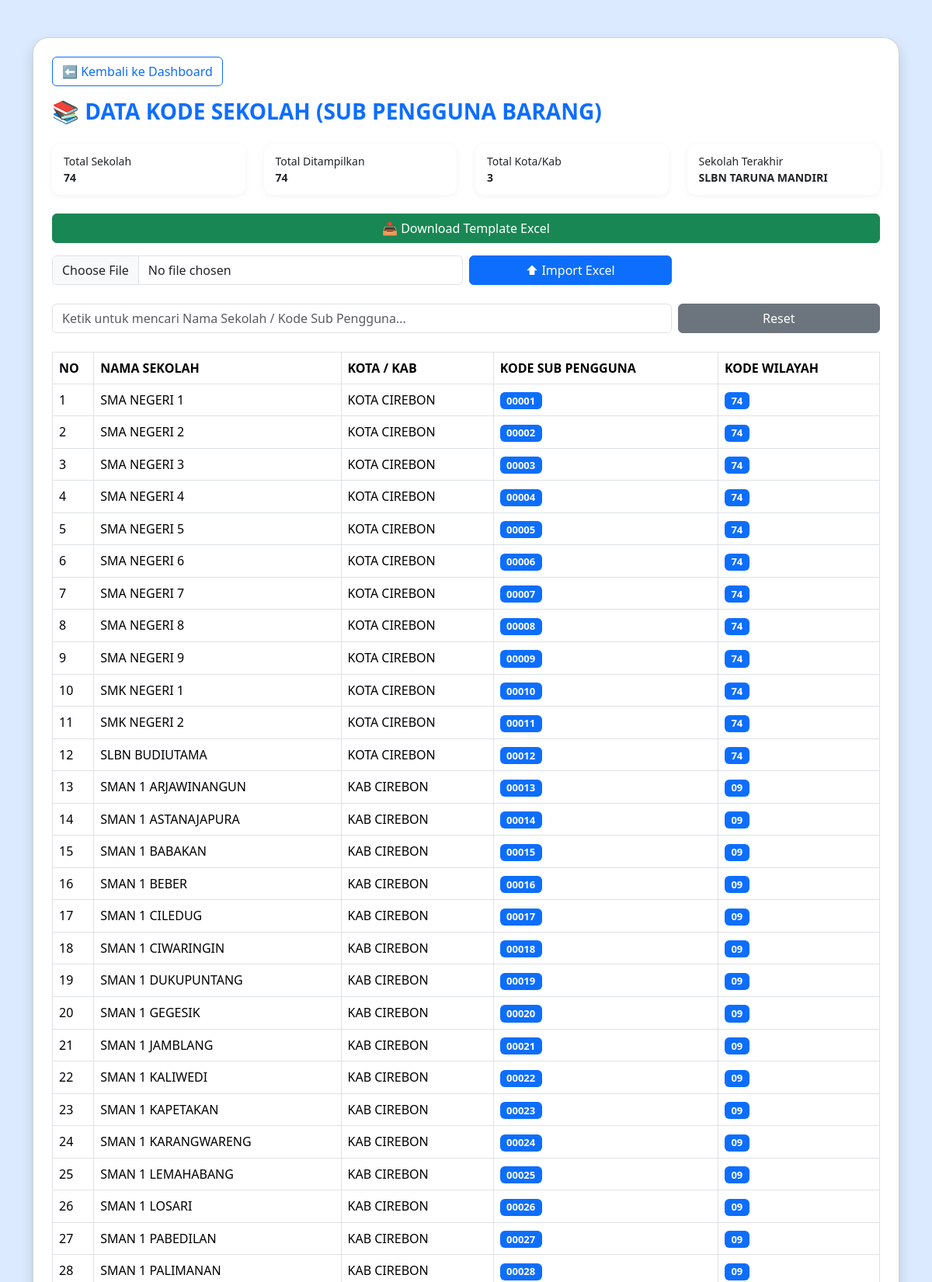
Page /kode_sekolah.php (upper part) on the committed database.
### tables this page shows
CREATE TABLE `kode_sekolah` (
  `id` int(11) NOT NULL,
  `no_urut` varchar(50) NOT NULL,
  `nama_sekolah` varchar(255) NOT NULL,
  `kota_kab` varchar(100) NOT NULL,
  `kode_sub_pengguna` varchar(10) DEFAULT '',
  `kode_wilayah` varchar(10) GENERATED ALWAYS AS (case when `kota_kab` = 'KOTA CIREBON' then '74' when `kota_kab` = 'KAB CIREBON' then '09' when `kota_kab` = 'Kuningan' then '10' else '' end) STORED,
  `id_sekolah` int(11) DEFAULT NULL
);

### kode_sekolah.php (the view, shortened to what this page needs)
<?php
$conn = mysqli_connect("localhost","root","","db_inventaris");
$cari = "";
if(isset($_GET['cari'])){
    $cari = mysqli_real_escape_string($conn,$_GET['cari']);
    $query = "SELECT * FROM kode_sekolah
              WHERE nama_sekolah LIKE '%$cari%'
              OR kode_sub_pengguna LIKE '%$cari%'
              ORDER BY kode_sub_pengguna ASC";
}else{
    $query = "SELECT * FROM kode_sekolah ORDER BY kode_sub_pengguna ASC";
}
$data = mysqli_query($conn,$query);
$total_data = mysqli_num_rows($data);
$total_all  = mysqli_num_rows(mysqli_query($conn,"SELECT * FROM kode_sekolah"));
$total_kota = mysqli_num_rows(mysqli_query($conn,"SELECT DISTINCT kota_kab FROM kode_sekolah"));
$last_input = mysqli_fetch_assoc(mysqli_query($conn,"SELECT nama_sekolah FROM kode_sekolah ORDER BY id DESC LIMIT 1"));
?>
<!DOCTYPE html>
<html>
<head>
<link href="https://cdn.jsdelivr.net/npm/bootstrap@5.3.2/dist/css/bootstrap.min.css" rel="stylesheet">
</head>
<body>
<div class="container mt-5 mb-5">
<div class="card shadow p-4">
<div class="mb-3">
    <a href="dashboard.html" class="btn btn-outline-primary">
        ⬅ Kembali ke Dashboard
    </a>
</div>
<h3 class="mb-4 header-title">📚 DATA KODE SEKOLAH (SUB PENGGUNA BARANG)</h3>
<div class="row mb-4">
    <div class="col-md-3">
        <div class="info-box">
            Total Sekolah<br>
            <b><?= $total_all; ?></b>
        </div>
    </div>
    <div class="col-md-3">
        <div class="info-box">
            Total Ditampilkan<br>
            <b><?= $total_data; ?></b>
        </div>
    </div>
    <div class="col-md-3">
        <div class="info-box">
            Total Kota/Kab<br>
            <b><?= $total_kota; ?></b>
        </div>
    </div>
    <div class="col-md-3">
        <div class="info-box">
            Sekolah Terakhir<br>
            <b><?= $last_input['nama_sekolah'] ?? '-'; ?></b>
        </div>
    </div>
</div>
<a href="template_kode_sekolah.xlsx" class="btn btn-success mb-3">
📥 Download Template Excel
</a>
<form method="POST" enctype="multipart/form-data" class="row g-2 mb-4">
    <div class="col-md-6">
        <input type="file" name="file_excel" class="form-control" required>
    </div>
    <div class="col-md-3">
        <button type="submit" name="import" class="btn btn-primary w-100">
            ⬆ Import Excel
        </button>
    </div>
</form>
<form method="GET" id="formCari" class="row g-2 mb-4">
    <div class="col-md-9">
        <input type="text" name="cari" id="inputCari"
        value="<?= $cari ?>"
        class="form-control"
        placeholder="Ketik untuk mencari Nama Sekolah / Kode Sub Pengguna...">
    </div>
    <div class="col-md-3">
        <a href="kode_sekolah.php" class="btn btn-secondary w-100">Reset</a>
    </div>
</form>
<div class="table-responsive">
<table class="table table-bordered table-hover">
<thead>
<tr>
<th width="5%">NO</th>
<th>NAMA SEKOLAH</th>
<th>KOTA / KAB</th>
<th>KODE SUB PENGGUNA</th>
<th>KODE WILAYAH</th>
</tr>
</thead>
<tbody>
<?php
$no = 1;
while($row=mysqli_fetch_assoc($data)){
?>
<tr>
<td><?= $no++; ?></td>
<td><?= $row['nama_sekolah']; ?></td>
<td><?= $row['kota_kab']; ?></td>
<td>
<span class="badge badge-blue"><?= $row['kode_sub_pengguna']; ?></span>
</td>
<td>
<span class="badge badge-blue"><?= $row['kode_wilayah']; ?></span>
</td>
</tr>
<?php } ?>
</tbody>
</table>
</div>
</div>
</div>
</body>
</html>

### kode_sekolah.php (style rules this page uses)
body { background:#dbeafe; }
.card { border-radius:20px; }
.header-title { font-weight:bold; color:#0d6efd; }
.info-box { background:#ffffff; padding:12px 15px; border-radius:12px; font-size:14px; box-shadow:0 2px 8px rgba(0,0,0,0.05); }
.table thead { background:#0d6efd; color:white; }
.badge-blue { background:#0d6efd; font-size:13px; }

### rows in the picture
kode_sekolah: nama_sekolah "SLBN TARUNA MANDIRI"
kode_sekolah: nama_sekolah "SMA NEGERI 1", kota_kab "KOTA CIREBON", kode_sub_pengguna "00001", kode_wilayah "74"
kode_sekolah: nama_sekolah "SMA NEGERI 2", kota_kab "KOTA CIREBON", kode_sub_pengguna "00002", kode_wilayah "74"
kode_sekolah: nama_sekolah "SMA NEGERI 3", kota_kab "KOTA CIREBON", kode_sub_pengguna "00003", kode_wilayah "74"
kode_sekolah: nama_sekolah "SMA NEGERI 4", kota_kab "KOTA CIREBON", kode_sub_pengguna "00004", kode_wilayah "74"
kode_sekolah: nama_sekolah "SMA NEGERI 5", kota_kab "KOTA CIREBON", kode_sub_pengguna "00005", kode_wilayah "74"
kode_sekolah: nama_sekolah "SMA NEGERI 6", kota_kab "KOTA CIREBON", kode_sub_pengguna "00006", kode_wilayah "74"
kode_sekolah: nama_sekolah "SMA NEGERI 7", kota_kab "KOTA CIREBON", kode_sub_pengguna "00007", kode_wilayah "74"
kode_sekolah: nama_sekolah "SMA NEGERI 8", kota_kab "KOTA CIREBON", kode_sub_pengguna "00008", kode_wilayah "74"
kode_sekolah: nama_sekolah "SMA NEGERI 9", kota_kab "KOTA CIREBON", kode_sub_pengguna "00009", kode_wilayah "74"
kode_sekolah: nama_sekolah "SMK NEGERI 1", kota_kab "KOTA CIREBON", kode_sub_pengguna "00010", kode_wilayah "74"
kode_sekolah: nama_sekolah "SMK NEGERI 2", kota_kab "KOTA CIREBON", kode_sub_pengguna "00011", kode_wilayah "74"
kode_sekolah: nama_sekolah "SLBN BUDIUTAMA", kota_kab "KOTA CIREBON", kode_sub_pengguna "00012", kode_wilayah "74"
kode_sekolah: nama_sekolah "SMAN 1 ARJAWINANGUN", kota_kab "KAB CIREBON", kode_sub_pengguna "00013", kode_wilayah "09"
kode_sekolah: nama_sekolah "SMAN 1 ASTANAJAPURA", kota_kab "KAB CIREBON", kode_sub_pengguna "00014", kode_wilayah "09"
kode_sekolah: nama_sekolah "SMAN 1 BABAKAN", kota_kab "KAB CIREBON", kode_sub_pengguna "00015", kode_wilayah "09"
kode_sekolah: nama_sekolah "SMAN 1 BEBER", kota_kab "KAB CIREBON", kode_sub_pengguna "00016", kode_wilayah "09"
kode_sekolah: nama_sekolah "SMAN 1 CILEDUG", kota_kab "KAB CIREBON", kode_sub_pengguna "00017", kode_wilayah "09"
kode_sekolah: nama_sekolah "SMAN 1 CIWARINGIN", kota_kab "KAB CIREBON", kode_sub_pengguna "00018", kode_wilayah "09"
kode_sekolah: nama_sekolah "SMAN 1 DUKUPUNTANG", kota_kab "KAB CIREBON", kode_sub_pengguna "00019", kode_wilayah "09"
kode_sekolah: nama_sekolah "SMAN 1 GEGESIK", kota_kab "KAB CIREBON", kode_sub_pengguna "00020", kode_wilayah "09"
kode_sekolah: nama_sekolah "SMAN 1 JAMBLANG", kota_kab "KAB CIREBON", kode_sub_pengguna "00021", kode_wilayah "09"
kode_sekolah: nama_sekolah "SMAN 1 KALIWEDI", kota_kab "KAB CIREBON", kode_sub_pengguna "00022", kode_wilayah "09"
kode_sekolah: nama_sekolah "SMAN 1 KAPETAKAN", kota_kab "KAB CIREBON", kode_sub_pengguna "00023", kode_wilayah "09"
kode_sekolah: nama_sekolah "SMAN 1 KARANGWARENG", kota_kab "KAB CIREBON", kode_sub_pengguna "00024", kode_wilayah "09"
kode_sekolah: nama_sekolah "SMAN 1 LEMAHABANG", kota_kab "KAB CIREBON", kode_sub_pengguna "00025", kode_wilayah "09"
kode_sekolah: nama_sekolah "SMAN 1 LOSARI", kota_kab "KAB CIREBON", kode_sub_pengguna "00026", kode_wilayah "09"
kode_sekolah: nama_sekolah "SMAN 1 PABEDILAN", kota_kab "KAB CIREBON", kode_sub_pengguna "00027", kode_wilayah "09"
kode_sekolah: nama_sekolah "SMAN 1 PALIMANAN", kota_kab "KAB CIREBON", kode_sub_pengguna "00028", kode_wilayah "09"

### other values in the picture
$total_all "74"
$total_data "74"
$total_kota "3"
